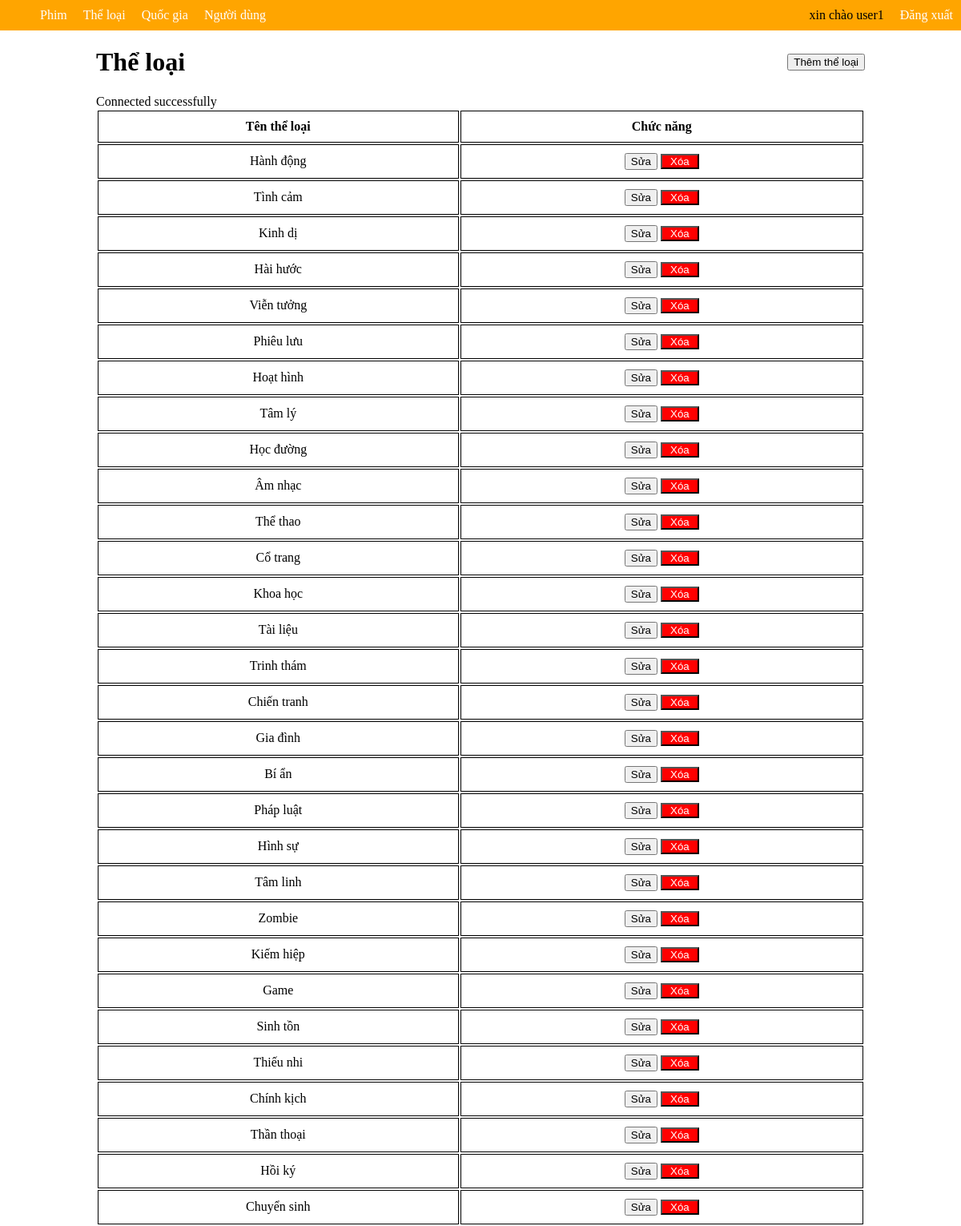
Page /buoi2/index.php?page_layout=theloai (signed in) on the committed database.
### tables this page shows
CREATE TABLE IF NOT EXISTS the_loai (
    id INT PRIMARY KEY AUTO_INCREMENT,
    ten_the_loai VARCHAR(50)
);

### buoi2/theloai.php (the view, shortened to what this page needs)
<!DOCTYPE html>
<html lang="en">
<head>
</head>
<body>
     <div style="display: flex; justify-content: space-between; align-items: center;">
      <h1>Thể loại</h1>
    <button><a  color: green class="them" href="themtheloai.php">Thêm thể loại</a></button>
    </div>
    <table>
        <tr>
            <th>Tên thể loại</th>
            <th>Chức năng</th>
        </tr>
        <?php
        include ('connect.php');
        $sql = "SELECT t.* FROM the_loai t ";
        $result = mysqli_query($conn, $sql);
        while($row = mysqli_fetch_array($result)) {
        ?>
        <tr>
            <td><?php echo $row["ten_the_loai"] ?></td>
            <td>
                <button>Sửa</button>
                <button class="xoa"><a  href="xoatheloai.php?id.<?php echo $row["id"] ?>">Xóa</a></button>
            </td>
        </tr>
        <?php } ?>
    </table>
</body>
</html>

### buoi2/index.php (style rules this page uses)
body { margin: 0; }
a { text-decoration: none; }

### buoi2/theloai.php (style rules this page uses)
table { width: 100%; text-align: center; }
th, td { border: 1px solid black; padding: 10px; }
a { text-decoration: none; color: white; }
.xoa { background-color: red; padding: 0 10px; color: green; }
.them { color : black; }

### rows in the picture
the_loai: ten_the_loai "Hành động"
the_loai: ten_the_loai "Tình cảm"
the_loai: ten_the_loai "Kinh dị"
the_loai: ten_the_loai "Hài hước"
the_loai: ten_the_loai "Viễn tưởng"
the_loai: ten_the_loai "Phiêu lưu"
the_loai: ten_the_loai "Hoạt hình"
the_loai: ten_the_loai "Tâm lý"
the_loai: ten_the_loai "Học đường"
the_loai: ten_the_loai "Âm nhạc"
the_loai: ten_the_loai "Thể thao"
the_loai: ten_the_loai "Cổ trang"
the_loai: ten_the_loai "Khoa học"
the_loai: ten_the_loai "Tài liệu"
the_loai: ten_the_loai "Trinh thám"
the_loai: ten_the_loai "Chiến tranh"
the_loai: ten_the_loai "Gia đình"
the_loai: ten_the_loai "Bí ẩn"
the_loai: ten_the_loai "Pháp luật"
the_loai: ten_the_loai "Hình sự"
the_loai: ten_the_loai "Tâm linh"
the_loai: ten_the_loai "Zombie"
the_loai: ten_the_loai "Kiếm hiệp"
the_loai: ten_the_loai "Game"
the_loai: ten_the_loai "Sinh tồn"
the_loai: ten_the_loai "Thiếu nhi"
the_loai: ten_the_loai "Chính kịch"
the_loai: ten_the_loai "Thần thoại"
the_loai: ten_the_loai "Hồi ký"
the_loai: ten_the_loai "Chuyển sinh"

### other values in the picture
$_SESSION["username"] "user1"
